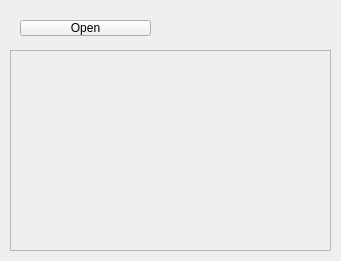
<?xml version="1.0" encoding="UTF-8"?>
<ui version="4.0">
 <class>ImageTextureWidget</class>
 <widget class="QWidget" name="ImageTextureWidget">
  <property name="geometry">
   <rect>
    <x>0</x>
    <y>0</y>
    <width>341</width>
    <height>261</height>
   </rect>
  </property>
  <property name="windowTitle">
   <string>Form</string>
  </property>
  <widget class="QPushButton" name="image_open_button">
   <property name="geometry">
    <rect>
     <x>20</x>
     <y>20</y>
     <width>131</width>
     <height>16</height>
    </rect>
   </property>
   <property name="text">
    <string>Open</string>
   </property>
  </widget>
  <widget class="QLabel" name="image_viewer">
   <property name="geometry">
    <rect>
     <x>10</x>
     <y>50</y>
     <width>321</width>
     <height>201</height>
    </rect>
   </property>
   <property name="frameShape">
    <enum>QFrame::StyledPanel</enum>
   </property>
   <property name="text">
    <string/>
   </property>
   <property name="alignment">
    <set>Qt::AlignCenter</set>
   </property>
  </widget>
 </widget>
 <resources/>
 <connections/>
</ui>
